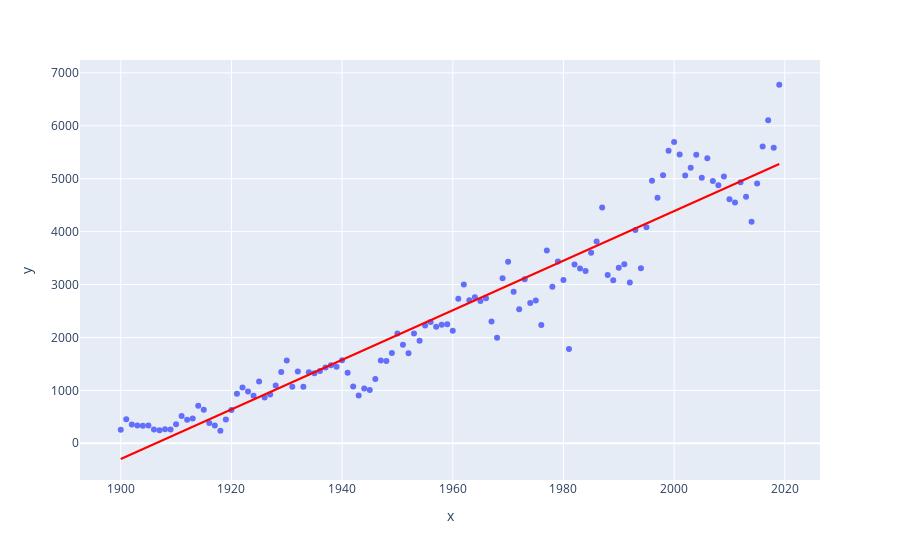

Notebook cell for this chart:
### Code cell
x = homeruns['Year']
y = homeruns['Homeruns']
homeruns_copy = pd.DataFrame().assign(x=x, y=y)

px.scatter(homeruns_copy, x='x', y='y', trendline="ols", trendline_color_override="red")
